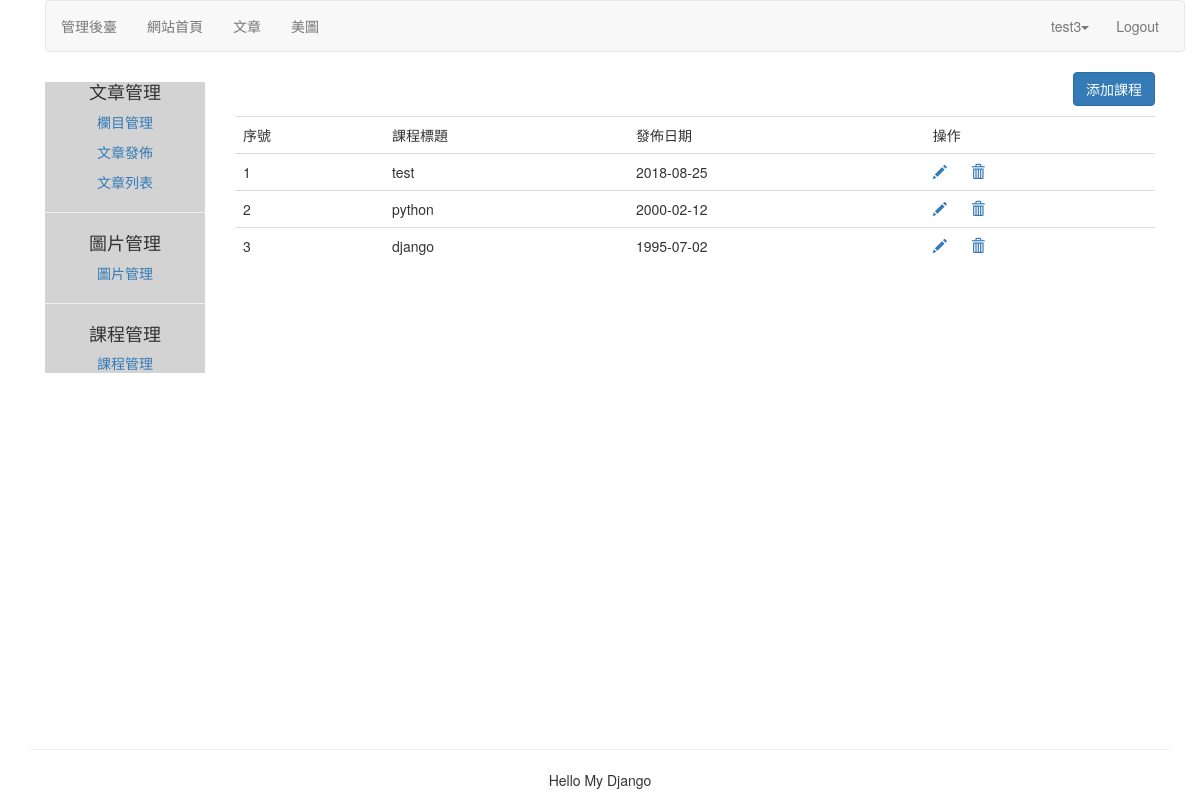
/course/manage-course/ (signed in), run on the app's committed database.
### course/models.py (models this page shows, shortened)
class Course(models.Model):
    user = models.ForeignKey(User,related_name='course_user')
    title = models.CharField(max_length = 200)
    slug = models.SlugField(max_length = 200,unique=True)
    overview = models.TextField()
    created = models.DateTimeField(auto_now_add=True)
    class Meta:
        ordering =  ('-created',)

### course/views.py (the view)
class ManageCourseListView(UserCourseMixin,ListView):
    context_object_name = 'courses'
    template_name = 'course/manage/manage_course_list.html'

### course/views.py (called while the page is built)
    def get_queryset(self):
        queryset = Course.objects.filter(user=self.request.user)
        return queryset

### templates/course/manage/manage_course_list.html (shortened to what this page needs)
{% extends 'article/base.html' %}
{% block content %}
<div>
    <div class="text-right">
        <a href="{% url 'course:create_course' %}">
                <button type="button" class="btn btn-primary">添加課程</button>
        </a>
    </div>
    <table class="table table-hover" style="margin-top:10px">
        <tr>
            <td>序號</td>
            <td>課程標題</td>
            <td>發佈日期</td>
            <td>操作</td>
        </tr>
        {% for course in courses %}
        <tr id="{{ forloop.counter }}">
            <td>{{ forloop.counter }}</td>
            <td>{{ course.title }}</td>
            <td>{{ course.created | date:'Y-m-d' }}</td>
            <td>
                <a href="#" name='edit'><span class="glyphicon glyphicon-pencil"></span></a>
                <a href="{% url 'course:delete_course' course.id %}" name='delete'><span class="glyphicon glyphicon-trash" style="margin-left:20px"></span></a>
            </td>
            </tr>
        {% endfor %}
    </table>
</div>
{% endblock %}

### templates/article/header.html (shortened to what this page needs)
{% load staticfiles %}
<div class="container">
    <nav class="navbar navbar-default" role="navigation">
        <div>
                <ul class="nav navbar-nav" role="navigation">
                    <li><a href="#" style="color:#777">管理後臺</a></li>
                </ul>
                <ul class="nav navbar-nav" style="margin-right:10px">
                    <li><a href="{% url 'home' %}">網站首頁</a></li>
                    <li><a href="{% url 'article:list_article_titles' %}">文章</a></li>
                    <li><a href="{% url 'image:falls_images' %}">美圖</a></li>
                </ul>
                <ul class="nav navbar-nav navbar-right" style="margin-right:10px">
                    <li style="margin-top:1px">
                            <div class="dropdown" style="margin-top:8px">
                                <a href="#" class="btn btn-default dropdown-toggle " data-toggle="dropdown"   style="color:#777;Border:none;background-color:#f8f8f8">{{user.username}}<span class="caret"></span></a>
                            </div>
                        </li>
                    <li><a href="{% url 'account:user_logout' %}">Logout</a></li>
                </ul>
        </div>
    </nav>
</div>

### data on the page
Course: title "test", created "2018-08-25"
Course: title "python", created "2000-02-12"
Course: title "django", created "1995-07-02"

### other printed values
{{ user.username }} "test3"
